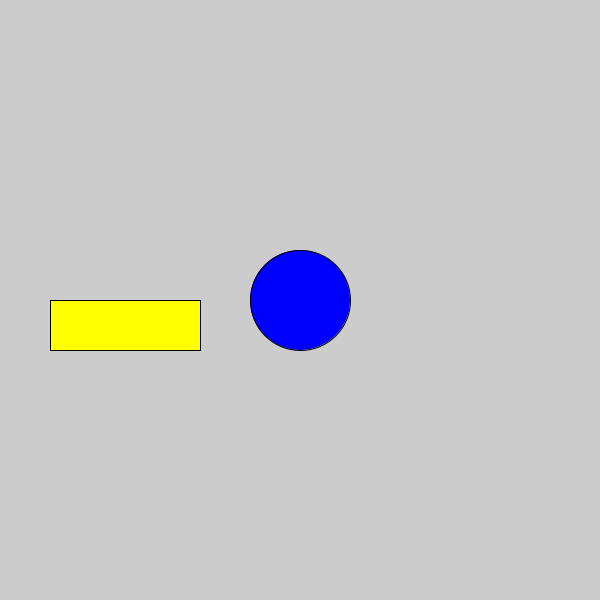
Frame 1 (no input)
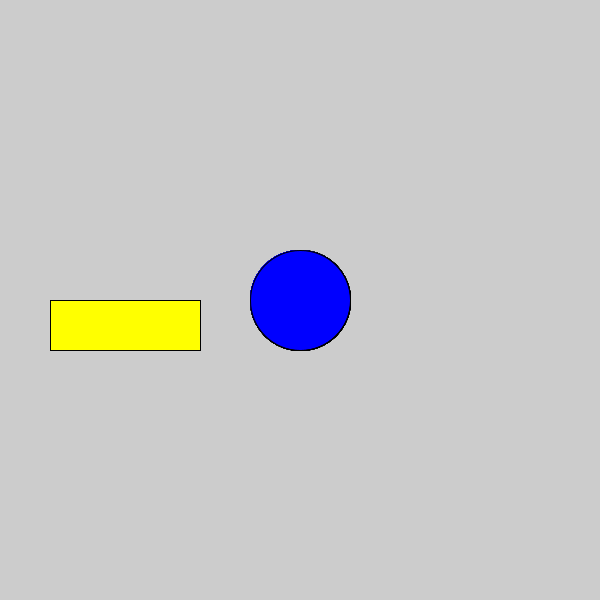
Frame 60 (the mouse pressed at the canvas centre just before this capture)
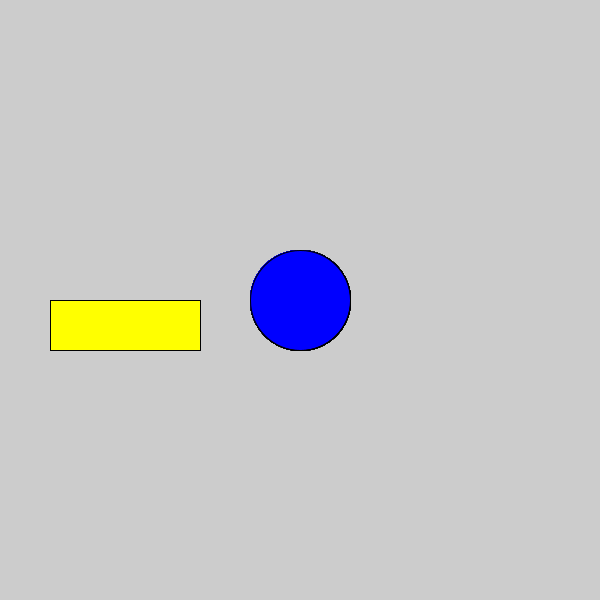
Frame 120 (the mouse held since frame 60 and released just before this capture)

The Processing sketch that drew these frames (run headless with seeded random() and noise(); from frame 60 on, the mouse is pressed at the canvas centre):

// Processing sketch: s01_functions
// ── s01_functions.pde
void setup() {
  size(600, 600);
}

void draw() {
  fill(255, 255, 0);
  rect(50, 300, 150, 50);
  fill(0, 0, 255);
  ellipse(300, 300, 100, 100);
}
